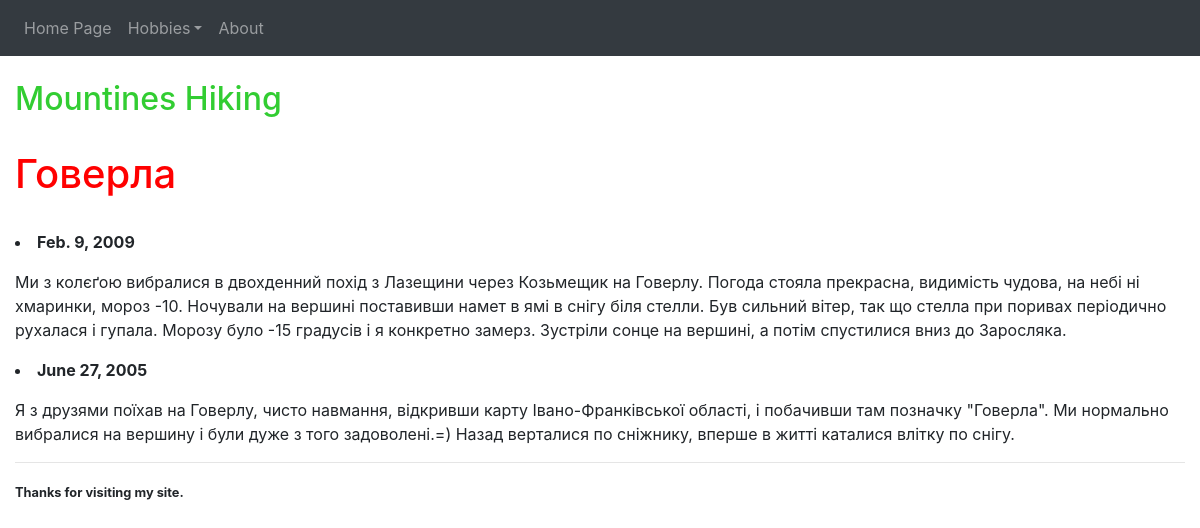
The app's page /hobbies/1/1/ with its own data.
### gigaapp/models.py (models this page shows, shortened)
class Hobby(models.Model):
    text=models.CharField(max_length=30)
    class Meta():
        verbose_name_plural = 'hobbies'
    def __str__(self):
        return self.text

class Activity(models.Model):
    activity=models.ForeignKey(Hobby,on_delete=models.CASCADE)
    text=models.CharField(max_length=50)
    class Meta():
        verbose_name_plural = 'activities'
    def __str__(self):
            return self.text

class Event(models.Model):
    event=models.ForeignKey(Activity,on_delete=models.CASCADE)
    text=models.TextField()
    date = models.DateField()
    def event_date(self):
        return self.date

### gigaapp/views.py (the view)
# urls.py: re_path(r'^hobbies/(?P<hobby_id>\d+)/(?P<activity_id>\d+)/$',views.activities,name='activities')
def activities(request,hobby_id,activity_id):
    hobby_name = Hobby.objects.get(id=hobby_id)
    hobbies = Hobby.objects.order_by('text')
    activity_name = hobby_name.activity_set.get(id=activity_id)
    events=activity_name.event_set.order_by('-date')
    context={'hobbies':hobbies,'hobby_name':hobby_name,'activity_name':activity_name,'events':events}
    return render(request, 'activities.html', context)

### gigaapp/templates/activities.html (shortened to what this page needs)
{% extends "base.html" %}
{% block content %}
<h1 style="font-size:200%;color:limegreen"> {{hobby_name}}</h1><br>
<h1 style="color:red">{{activity_name}}</h1><br>
    {% for event in events %}
    <li>
    <b>{{ event.event_date }}</b>
    <p>{{ event.text|linebreaks }}</p>
    </li>
        {% empty %}
        <p>Sorry, but there are no activities yet... =(</p>
        <p>To learn more, find hobbies in navigation bar.</p>
    {% endfor %}
{% endblock content %}

### gigaapp/templates/base.html (shortened to what this page needs)
<!DOCTYPE html>
<html lang="en">
<head>
  <link rel="stylesheet" href="https://maxcdn.bootstrapcdn.com/bootstrap/4.1.3/css/bootstrap.min.css">
</head>
<body style="height:1500px">
<nav class="navbar navbar-expand-sm bg-dark navbar-dark fixed-top">
  <ul class="navbar-nav">
    <li class="nav-item">
      <a class="nav-link" href="/">Home Page</a>
    </li>
    <li class="nav-item dropdown">
      <a class="nav-link dropdown-toggle" href="/" id="navbardrop" data-toggle="dropdown">
        Hobbies</a>
    </li>
    <li class="nav-item">
      <a class="nav-link" href="/about/">About</a>
    </li>
  </ul>
</nav>
<div class="container-fluid" style="margin-top:80px">
    {% block content %}{% endblock %}
    {% block footer %}
    <hr>
    <b style="font-size:80%;">Thanks for visiting my site.</b>
    {% endblock %}
</body>
</html>

### records on screen
Hobby: text "Mountines Hiking"
Activity: text "Говерла"
Event: event_date "Feb. 9, 2009", text "Ми з колєґою вибралися в двохденний похід з Лазещини через Козьмещик на Говерлу. Погода стояла прекрасна, видимість чудова, на небі ні хмаринки, мороз -10. Ночували на вершині поставивши намет в ямі в снігу біля стелли. Був сильний вітер, так що стелла при поривах періодично рухалася і гупала. Морозу було -15 градусів і я конкретно замерз. Зустріли сонце на вершині, а потім спустилися вниз до Заросляка."
Event: event_date "June 27, 2005", text "Я з друзями поїхав на Говерлу, чисто навмання, відкривши карту Івано-Франківської області, і побачивши там позначку \"Говерла\". Ми нормально вибралися на вершину і були дуже з того задоволені.=) Назад верталися по сніжнику, вперше в житті каталися влітку по снігу."
